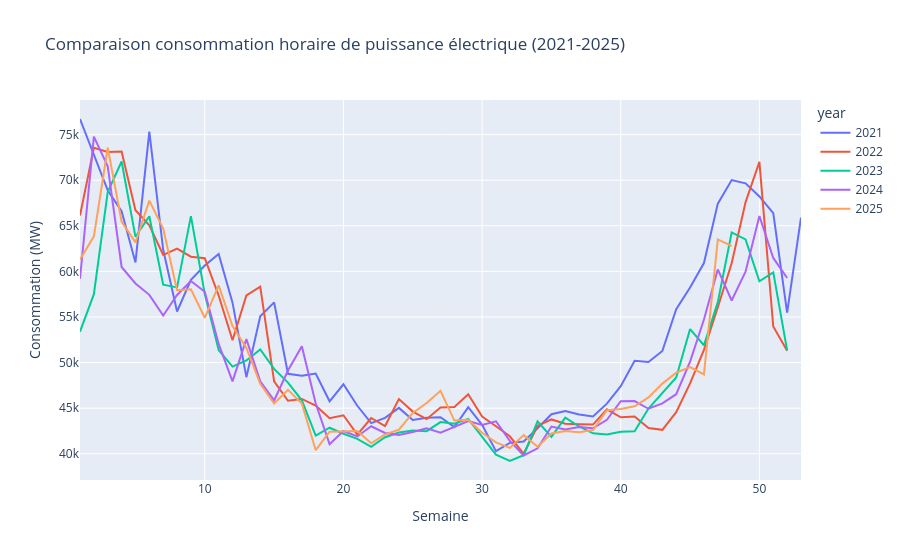

Here is the notebook cell this chart was saved with:
### Code cell
# comparaison consommation par an
df_by_year = df[['value', 'year', 'week']].groupby(['week', 'year'])['value'].mean().reset_index()

fig1 = px.line(df_by_year, x="week", y="value", color="year", 
    title="Comparaison consommation horaire de puissance électrique (2021-2025)",
    labels={'week': 'Semaine', 'value': 'Consommation (MW)'}
    )
fig1.show()
